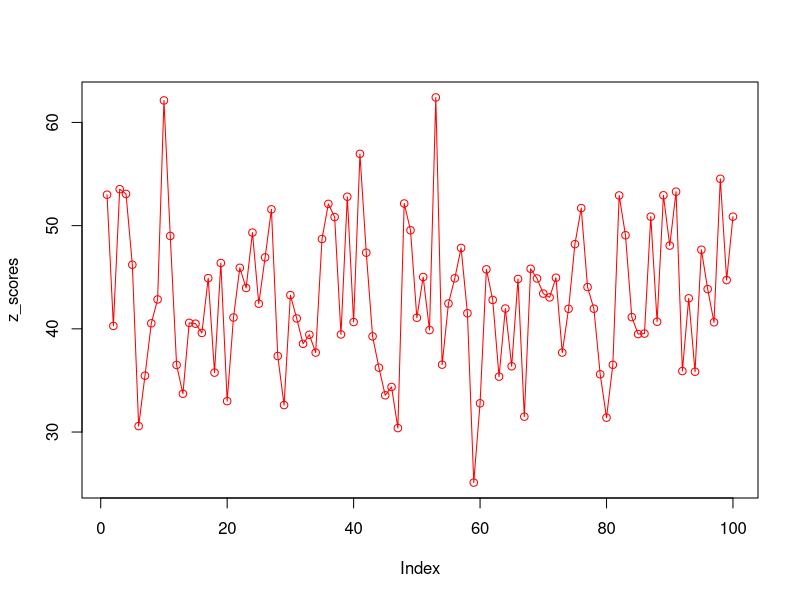
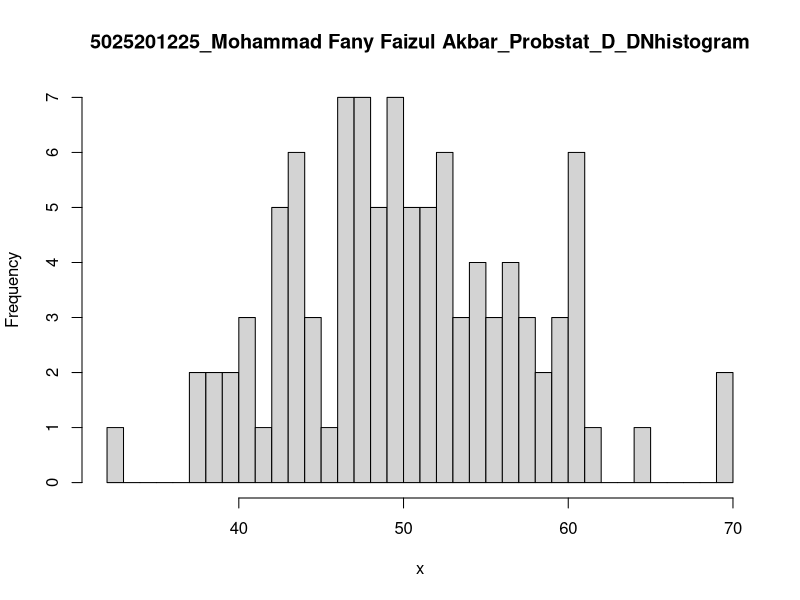

These figures' R source, in order:
#soal no 6

#a
set.seed(0) 
data <- rnorm(100,50,8)
rata_rata <- mean(data)
x1 <- floor(mean(data))
x2 <- round(mean(data))
 
z_scores <- (data - mean(data) / sd(data))

plot(z_scores, type = "o", col="red")

#b
set.seed(0)
x <- rnorm(100,50,8)
hist(x,
     breaks = 50,
     main = "5025201225_Mohammad Fany Faizul Akbar_Probstat_D_DNhistogram")

#c
var(x)